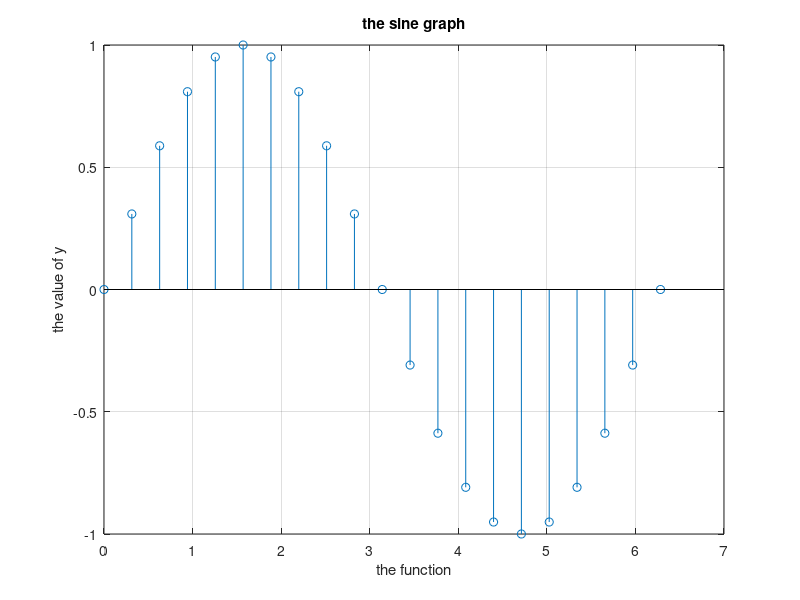

The MATLAB source for this figure:
x=0:pi/10:2*pi;
a = sin(x);
stem(x,a);
xlabel('the function');
ylabel('the value of y');
title('the sine graph');
grid on;
